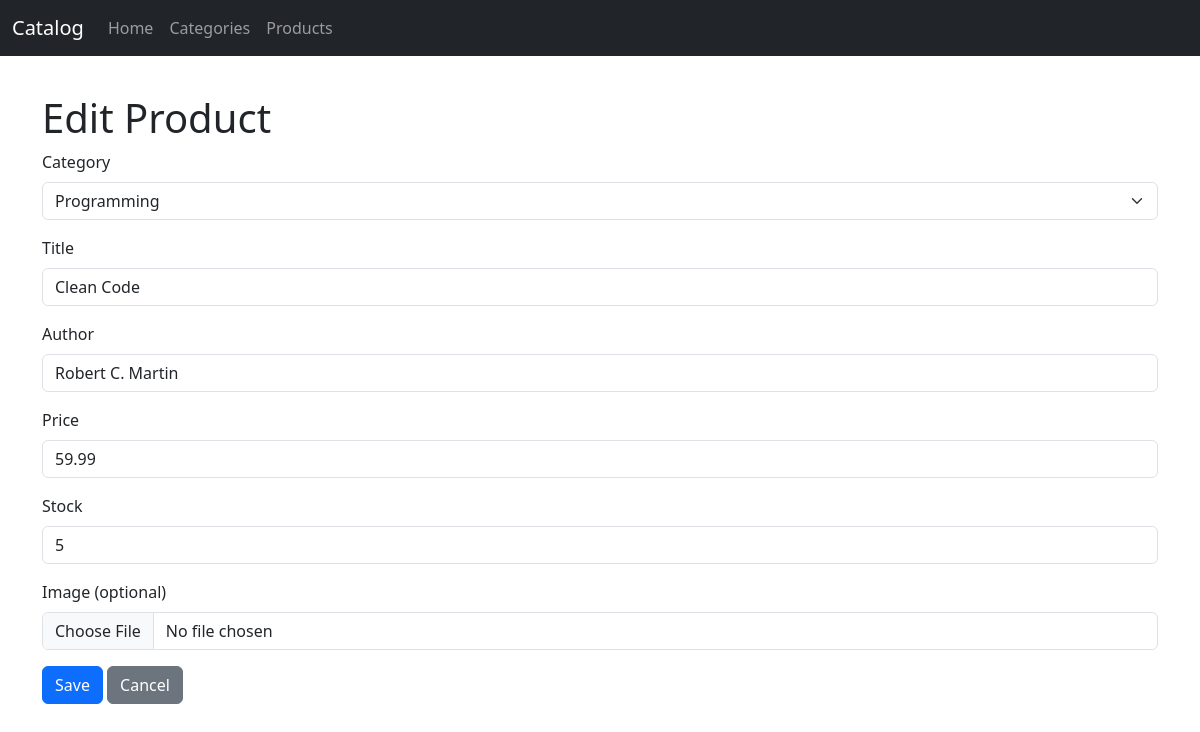
/products/3/edit, run on the app's committed database.
### tables this page shows
CREATE TABLE products (
    id INTEGER PRIMARY KEY AUTOINCREMENT,
    category_id INTEGER NOT NULL,
    title TEXT NOT NULL,
    author TEXT,
    image TEXT,
    price REAL,
    stock INTEGER DEFAULT 0,
    FOREIGN KEY (category_id) REFERENCES categories(id)
);

CREATE TABLE categories (
    id INTEGER PRIMARY KEY AUTOINCREMENT,
    name TEXT NOT NULL,
    description TEXT
);

### app/routes/products.py (the view, shortened to what this page needs)
@bp.route('/<int:product_id>/edit', methods=('GET', 'POST'))
def edit_product(product_id):
    product = models.get_product(product_id)
    if product is None:
        flash('Product not found.', 'warning')
        return redirect(url_for('products.list_products'))
    categories = models.get_categories()
    return render_template('products/form.html', product=product, categories=categories)

### app/models/db.py (called while the page is built)
def get_db():
    if 'db' not in g:
        db_path = current_app.config['DATABASE']
        conn = sqlite3.connect(db_path)
        conn.row_factory = sqlite3.Row
        g.db = conn
    return g.db

def get_categories():
    db = get_db()
    return db.execute('SELECT id, name, description FROM categories ORDER BY name').fetchall()

def get_product(product_id):
    db = get_db()
    return db.execute(
        'SELECT p.id, p.title, p.author, p.image, p.price, p.stock, p.category_id, c.name as category_name '
        'FROM products p JOIN categories c ON p.category_id = c.id WHERE p.id = ?', (product_id,)
    ).fetchone()

### app/templates/products/form.html (shortened to what this page needs)
{% extends 'base.html' %}
{% block content %}
<h1>{{ 'Edit' if product else 'Add' }} Product</h1>
<form method="post" enctype="multipart/form-data">
  <div class="mb-3">
    <label for="category_id" class="form-label">Category</label>
    <select id="category_id" name="category_id" class="form-select">
      {% for c in categories %}
      <option value="{{ c.id }}" {% if product and product.category_id==c.id %}selected{% endif %}>{{ c.name }}</option>
      {% endfor %}
    </select>
  </div>
  <div class="mb-3">
    <label for="title" class="form-label">Title</label>
    <input id="title" name="title" class="form-control" value="{{ product.title if product }}">
  </div>
  <div class="mb-3">
    <label for="author" class="form-label">Author</label>
    <input id="author" name="author" class="form-control" value="{{ product.author if product }}">
  </div>
  <div class="mb-3">
    <label for="price" class="form-label">Price</label>
    <input id="price" name="price" class="form-control" value="{{ product.price if product is not none }}">
  </div>
  <div class="mb-3">
    <label for="stock" class="form-label">Stock</label>
    <input id="stock" name="stock" class="form-control" value="{{ product.stock if product is not none }}">
  </div>
  <div class="mb-3">
    <label for="image" class="form-label">Image (optional)</label>
    <input id="image" name="image" type="file" class="form-control" accept="image/*">
  </div>
  <button class="btn btn-primary" type="submit">Save</button>
  <a href="{{ url_for('products.list_products') }}" class="btn btn-secondary">Cancel</a>
</form>
{% endblock %}

### app/static/style.css (style rules this page uses)
body { padding-top: 70px; }

### data on the page
products: category_id "Programming", title "Clean Code", author "Robert C. Martin", price "59.99", stock "5"

### other printed values
{{ 'Edit' if product else 'Add' }} "Edit"
